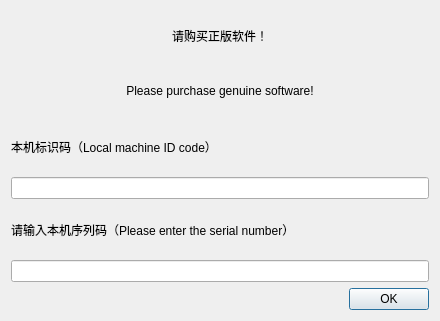
<?xml version="1.0" encoding="UTF-8"?>
<ui version="4.0">
 <class>Dialog</class>
 <widget class="QDialog" name="Dialog">
  <property name="geometry">
   <rect>
    <x>0</x>
    <y>0</y>
    <width>440</width>
    <height>321</height>
   </rect>
  </property>
  <property name="windowTitle">
   <string>Warning</string>
  </property>
  <layout class="QVBoxLayout" name="verticalLayout">
   <item>
    <widget class="StrongBodyLabel" name="StrongBodyLabel">
     <property name="text">
      <string>请购买正版软件！</string>
     </property>
     <property name="alignment">
      <set>Qt::AlignCenter</set>
     </property>
    </widget>
   </item>
   <item>
    <widget class="StrongBodyLabel" name="StrongBodyLabel_2">
     <property name="text">
      <string>Please purchase genuine software!</string>
     </property>
     <property name="alignment">
      <set>Qt::AlignCenter</set>
     </property>
    </widget>
   </item>
   <item>
    <widget class="CaptionLabel" name="CaptionLabel">
     <property name="text">
      <string>本机标识码（Local machine ID code）</string>
     </property>
    </widget>
   </item>
   <item>
    <widget class="LineEdit" name="questionLE">
     <property name="readOnly">
      <bool>true</bool>
     </property>
    </widget>
   </item>
   <item>
    <widget class="CaptionLabel" name="CaptionLabel_2">
     <property name="text">
      <string>请输入本机序列码（Please enter the serial number）</string>
     </property>
    </widget>
   </item>
   <item>
    <widget class="LineEdit" name="answerLE"/>
   </item>
   <item>
    <layout class="QHBoxLayout" name="horizontalLayout_20">
     <item>
      <spacer name="horizontalSpacer">
       <property name="orientation">
        <enum>Qt::Horizontal</enum>
       </property>
       <property name="sizeHint" stdset="0">
        <size>
         <width>40</width>
         <height>20</height>
        </size>
       </property>
      </spacer>
     </item>
     <item>
      <widget class="PushButton" name="okPb">
       <property name="text">
        <string>OK</string>
       </property>
      </widget>
     </item>
    </layout>
   </item>
  </layout>
 </widget>
 <customwidgets>
  <customwidget>
   <class>PushButton</class>
   <extends>QPushButton</extends>
   <header>qfluentwidgets</header>
  </customwidget>
  <customwidget>
   <class>CaptionLabel</class>
   <extends>QLabel</extends>
   <header>qfluentwidgets</header>
  </customwidget>
  <customwidget>
   <class>StrongBodyLabel</class>
   <extends>QLabel</extends>
   <header>qfluentwidgets</header>
  </customwidget>
  <customwidget>
   <class>LineEdit</class>
   <extends>QLineEdit</extends>
   <header>qfluentwidgets</header>
  </customwidget>
 </customwidgets>
 <resources/>
 <connections/>
</ui>
